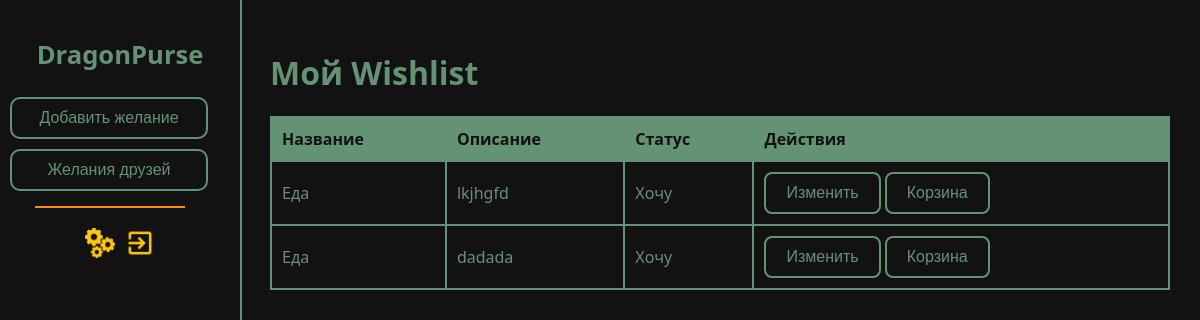
The app's page /wishlist/ (signed in), older data.
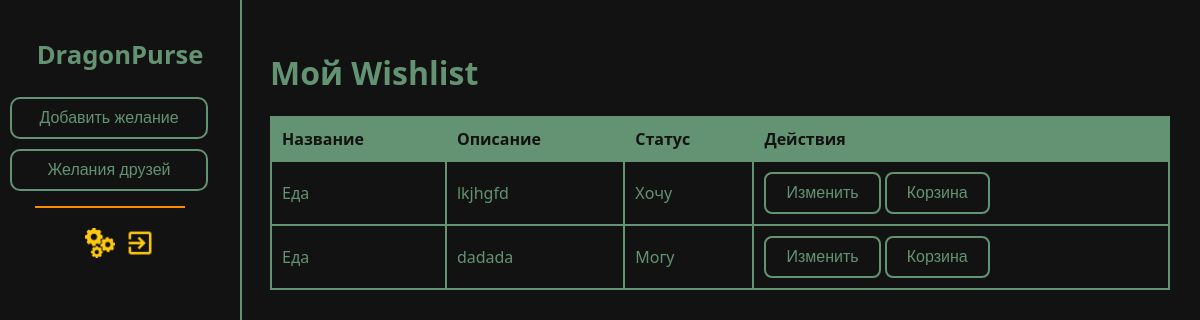
The same page, newer data.
### accounts/models.py (models this page shows, shortened)
class Wishlist(models.Model):
    user = models.ForeignKey(User, on_delete=models.CASCADE, related_name='wishlists')
    name = models.CharField(max_length=255)
    description = models.TextField(null=True, blank=True)
    status = models.CharField(max_length=50, null=True, blank=True)

### accounts/views.py (the view)
# urls.py: path('wishlist/', WishlistListView.as_view(), name='wishlist_list'),
class WishlistListView(LoginRequiredMixin, View):
    template_name = 'accounts/wishlist.html'
    def get(self, request):
        shared_users = SharedAccess.objects.filter(shared_with=request.user).values_list('owner', flat=True)
        wishlists = Wishlist.objects.filter(models.Q(user=request.user) | models.Q(user__in=shared_users))
        return render(request, self.template_name, {'wishlists': wishlists})

### accounts/templates/accounts/wishlist.html (shortened to what this page needs)
{% extends "accounts/base.html" %}
{% load static %}
{% block head %}<link rel="stylesheet" href="{% static 'accounts/css/dashboard.css' %}">
<link rel="stylesheet" href="{% static 'accounts/css/theme.css' %}">{% endblock %}
{% block content %}
<div class="sidebar">
        <h1><a href="{% url 'dashboard' %}">DragonPurse</a></h1>
        <a href="{% url 'wishlist_create' %}"><button>Добавить желание</button></a>
        <a href="{% url 'shared_wishlist' %}"><button>Желания друзей</button></a>
        <div class="line"></div>
        <div style="display: flex; margin: 5px;">
        <a href="{% url 'settings' %}" style="display: flex; margin: 5px;"><img src="{% static 'accounts/img/settings_photo.png' %}" width="30" height="30" alt="настройки"></a>
        <a href="{% url 'logout' %}" style="display: flex; margin: 5px;"><img src="{% static 'accounts/img/exit_photo.png' %}" width="30" height="30" alt="выход"></a>
        </div>
</div>
<main>
<h1>Мой Wishlist</h1>
{% if wishlists %}
<table border="1" cellpadding="8" style="border-collapse:collapse; width:100%;">
  <thead style="background:#f8f8f8;">
    <tr>
      <th>Название</th>
      <th>Описание</th>
      <th>Статус</th>
      <th>Действия</th>
    </tr>
  </thead>
  <tbody>
    {% for w in wishlists %}
    <tr>
      <td>{{ w.name }}</td>
      <td>{{ w.description|default:"—" }}</td>
      <td>{{ w.status|default:"—" }}</td>
      <td>
        <a href="{% url 'wishlist_edit' w.pk %}"><button>Изменить</button></a>
        <a href="{% url 'wishlist_delete' w.pk %}"><button>Корзина</button></a>
      </td>
    </tr>
    {% endfor %}
  </tbody>
</table>
{% else %}
<p>Пока нет желаний. Добавь первое!</p>
{% endif %}
</main>
{% endblock %}

Row changes from the older to the newer data that the page shows:
changed Wishlist "dadada": status "Хочу" → "Могу"
